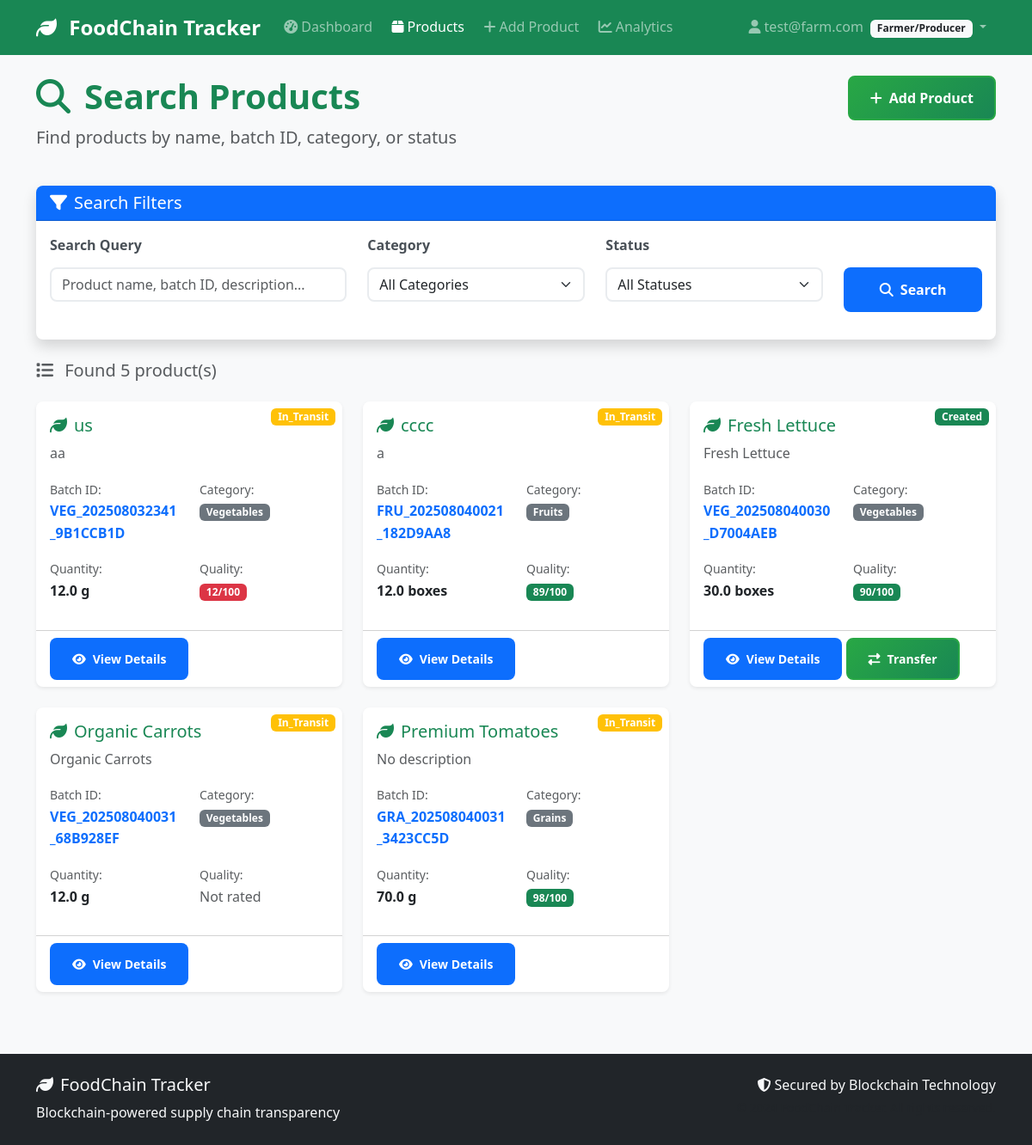
The page /products/search (signed in) on the database its author committed.
### models/user.py (models this page shows, shortened)
class User(UserMixin, db.Model):
    __tablename__ = 'users'
    id = db.Column(db.Integer, primary_key=True)
    username = db.Column(db.String(80), unique=True, nullable=False)
    email = db.Column(db.String(120), unique=True, nullable=False)
    password_hash = db.Column(db.String(200), nullable=False)
    full_name = db.Column(db.String(100), nullable=False)
    phone = db.Column(db.String(20))
    address = db.Column(db.Text)
    role = db.Column(db.String(20), nullable=False)  # 'farmer', 'distributor', 'retailer', 'inspector'
    company_name = db.Column(db.String(100))
    license_number = db.Column(db.String(50))  # Business license or certification
    is_active = db.Column(db.Boolean, default=True)
    is_verified = db.Column(db.Boolean, default=False)  # For business verification
    created_at = db.Column(db.DateTime, default=datetime.utcnow)
    last_login = db.Column(db.DateTime)
    products_created = db.relationship('Product', foreign_keys='Product.created_by',
                                     backref='creator', lazy='dynamic')
    sent_transactions = db.relationship('Transaction', foreign_keys='Transaction.from_user_id',
                                      backref='sender', lazy='dynamic')
    received_transactions = db.relationship('Transaction', foreign_keys='Transaction.to_user_id',
                                          backref='receiver', lazy='dynamic')
    def get_role_display(self):
        role_names = {
            'farmer': 'Farmer/Producer',
            'distributor': 'Distributor',
            'retailer': 'Retailer',
            'inspector': 'Inspector'
        }
        return role_names.get(self.role, self.role.title())
    def can_create_products(self):
        return self.role == 'farmer'
    def can_transfer_products(self):
        return self.role in ['farmer', 'distributor']

### models/product.py (models this page shows, shortened)
class Product(db.Model):
    __tablename__ = 'products'
    id = db.Column(db.Integer, primary_key=True)
    batch_id = db.Column(db.String(50), unique=True, nullable=False)
    name = db.Column(db.String(100), nullable=False)
    category = db.Column(db.String(50), nullable=False)  # 'vegetables', 'fruits', 'grains', etc.
    description = db.Column(db.Text)
    quantity = db.Column(db.Float, nullable=False)  # Amount of product
    unit = db.Column(db.String(20), nullable=False)  # 'kg', 'tons', 'boxes', etc.
    quality_grade = db.Column(db.String(10))  # 'A', 'B', 'C', or custom grading
    quality_score = db.Column(db.Integer)  # 0-100 quality score
    origin_location = db.Column(db.String(200))  # Where product was produced
    harvest_date = db.Column(db.Date)
    expiry_date = db.Column(db.Date)
    current_location = db.Column(db.String(200))
    status = db.Column(db.String(50), default='created')  # 'created', 'in_transit', 'delivered', 'expired'
    temperature = db.Column(db.Float)  # Celsius
    humidity = db.Column(db.Float)     # Percentage
    pressure = db.Column(db.Float)     # For certain products
    created_by = db.Column(db.Integer, db.ForeignKey('users.id'), nullable=False)
    current_owner_id = db.Column(db.Integer, db.ForeignKey('users.id'), nullable=False)
    created_at = db.Column(db.DateTime, default=datetime.utcnow)
    updated_at = db.Column(db.DateTime, default=datetime.utcnow, onupdate=datetime.utcnow)
    current_owner = db.relationship('User', foreign_keys=[current_owner_id], backref='owned_products')
    transactions = db.relationship('Transaction', backref='product', lazy='dynamic', cascade='all, delete-orphan')

### routes/products.py (the view)
@products_bp.route('/search')
@login_required
def search_products():
    query = request.args.get('q', '')
    category = request.args.get('category', '')
    status = request.args.get('status', '')
    products_query = Product.query
    if query:
        products_query = products_query.filter(
            (Product.name.contains(query)) |
            (Product.batch_id.contains(query)) |
            (Product.description.contains(query))
        )
    if category:
        products_query = products_query.filter_by(category=category)
    if status:
        products_query = products_query.filter_by(status=status)
    if current_user.role == 'farmer':
        products_query = products_query.filter_by(created_by=current_user.id)
    elif current_user.role in ['distributor', 'retailer']:
        products_query = products_query.filter_by(current_owner_id=current_user.id)
    products = products_query.all()
    categories = db.session.query(Product.category.distinct()).all()
    statuses = db.session.query(Product.status.distinct()).all()
    return render_template('products/search.html',
                         products=products,
                         categories=[c[0] for c in categories],
                         statuses=[s[0] for s in statuses],
                         current_query=query,
                         current_category=category,
                         current_status=status)

### templates/products/search.html (shortened to what this page needs)
{% extends "base.html" %}
{% block content %}
<div class="row mb-4">
    <div class="col-md-8">
        <h1 class="display-6 fw-bold text-success">
            <i class="fas fa-search me-3"></i>Search Products
        </h1>
        <p class="lead text-muted">Find products by name, batch ID, category, or status</p>
    </div>
    <div class="col-md-4 text-end">
        {% if current_user.can_create_products() %}
            <a href="{{ url_for('products.add_product') }}" class="btn btn-success">
                <i class="fas fa-plus me-2"></i>Add Product
            </a>
        {% endif %}
    </div>
</div>
<div class="row mb-4">
    <div class="col-12">
        <div class="card shadow">
            <div class="card-header bg-primary text-white">
                <h5 class="mb-0">
                    <i class="fas fa-filter me-2"></i>Search Filters
                </h5>
            </div>
            <div class="card-body">
                <form method="GET">
                    <div class="row">
                        <div class="col-md-4 mb-3">
                            <label for="q" class="form-label">Search Query</label>
                            <input type="text" class="form-control" id="q" name="q"
                                   value="{{ current_query }}"
                                   placeholder="Product name, batch ID, description...">
                        </div>
                        <div class="col-md-3 mb-3">
                            <label for="category" class="form-label">Category</label>
                            <select class="form-select" id="category" name="category">
                                <option value="">All Categories</option>
                            </select>
                        </div>
                        <div class="col-md-3 mb-3">
                            <label for="status" class="form-label">Status</label>
                            <select class="form-select" id="status" name="status">
                                <option value="">All Statuses</option>
                            </select>
                        </div>
                        <div class="col-md-2 mb-3">
                            <label class="form-label">&nbsp;</label>
                            <div class="d-grid">
                                <button type="submit" class="btn btn-primary">
                                    <i class="fas fa-search me-2"></i>Search
                                </button>
                            </div>
                        </div>
                    </div>
                </form>
            </div>
        </div>
    </div>
</div>
{% if products %}
    <div class="row mb-3">
        <div class="col-12">
            <h5 class="text-muted">
                <i class="fas fa-list me-2"></i>
                Found {{ products|length }} product(s)
            </h5>
        </div>
    </div>
    <div class="row">
        {% for product in products %}
            <div class="col-lg-4 col-md-6 mb-4">
                <div class="card h-100 shadow-sm">
                    <div class="position-relative">
                        <span class="position-absolute top-0 end-0 m-2 badge bg-{{ 'success' if product.status == 'created' else 'warning' if product.status == 'in_transit' else 'info' if product.status == 'delivered' else 'danger' }}">
                            {{ product.status.title() }}
                        </span>
                    </div>
                    <div class="card-body">
                        <h5 class="card-title text-success">
                            <i class="fas fa-leaf me-2"></i>{{ product.name }}
                        </h5>
                        <p class="card-text text-muted">{{ product.description[:100] if product.description else 'No description' }}{% if product.description and product.description|length > 100 %}...{% endif %}</p>
                        <div class="row mb-3">
                            <div class="col-6">
                                <small class="text-muted">Batch ID:</small><br>
                                <strong class="text-primary">{{ product.batch_id }}</strong>
                            </div>
                            <div class="col-6">
                                <small class="text-muted">Category:</small><br>
                                <span class="badge bg-secondary">{{ product.category.title() }}</span>
                            </div>
                        </div>
                        <div class="row mb-3">
                            <div class="col-6">
                                <small class="text-muted">Quantity:</small><br>
                                <strong>{{ product.quantity }} {{ product.unit }}</strong>
                            </div>
                            <div class="col-6">
                                <small class="text-muted">Quality:</small><br>
                                {% if product.quality_score %}
                                    <span class="badge bg-{{ 'success' if product.quality_score >= 80 else 'warning' if product.quality_score >= 60 else 'danger' }}">
                                        {{ product.quality_score }}/100
                                    </span>
                                {% else %}
                                    <span class="text-muted">Not rated</span>
                                {% endif %}
                            </div>
                        </div>
                    </div>
                    <div class="card-footer bg-transparent">
                        <a href="{{ url_for('products.view_product', id=product.id) }}" class="btn btn-primary btn-sm">
                            <i class="fas fa-eye me-2"></i>View Details
                        </a>
                        {% if current_user.id == product.current_owner_id and current_user.can_transfer_products() %}
                            <a href="{{ url_for('products.transfer_product', id=product.id) }}" class="btn btn-success btn-sm">
                                <i class="fas fa-exchange-alt me-2"></i>Transfer
                            </a>
                        {% endif %}
                    </div>
                </div>
            </div>
        {% endfor %}
    </div>
{% endif %}
{% endblock %}

### templates/base.html (shortened to what this page needs)
<!DOCTYPE html>
<html lang="en">
<head>
    <link href="https://cdn.jsdelivr.net/npm/bootstrap@5.3.0/dist/css/bootstrap.min.css" rel="stylesheet">
    <link href="https://cdnjs.cloudflare.com/ajax/libs/font-awesome/6.4.0/css/all.min.css" rel="stylesheet">
    <link href="{{ url_for('static', filename='css/style.css') }}" rel="stylesheet">
</head>
<body>
    <nav class="navbar navbar-expand-lg navbar-dark bg-success">
        <div class="container">
            <a class="navbar-brand" href="{{ url_for('index') }}">
                <i class="fas fa-leaf me-2"></i>
                FoodChain Tracker
            </a>
            <div class="collapse navbar-collapse" id="navbarNav">
                <ul class="navbar-nav me-auto">
                    {% if current_user.is_authenticated %}
                        <li class="nav-item">
                            <a class="nav-link" href="{{ url_for('dashboard.main') }}">
                                <i class="fas fa-tachometer-alt me-1"></i>Dashboard
                            </a>
                        </li>
                        <li class="nav-item">
                            <a class="nav-link" href="{{ url_for('products.list_products') }}">
                                <i class="fas fa-box me-1"></i>Products
                            </a>
                        </li>
                        {% if current_user.can_create_products() %}
                        <li class="nav-item">
                            <a class="nav-link" href="{{ url_for('products.add_product') }}">
                                <i class="fas fa-plus me-1"></i>Add Product
                            </a>
                        </li>
                        {% endif %}
                        <li class="nav-item">
                            <a class="nav-link" href="{{ url_for('analytics.dashboard') }}">
                                <i class="fas fa-chart-line me-1"></i>Analytics
                            </a>
                        </li>
                    {% endif %}
                </ul>
                <ul class="navbar-nav">
                    {% if current_user.is_authenticated %}
                        <li class="nav-item dropdown">
                            <a class="nav-link dropdown-toggle" href="#" id="navbarDropdown" role="button" data-bs-toggle="dropdown">
                                <i class="fas fa-user me-1"></i>{{ current_user.full_name }}
                                <span class="badge bg-light text-dark ms-1">{{ current_user.get_role_display() }}</span>
                            </a>
                        </li>
                    {% endif %}
                </ul>
            </div>
        </div>
    </nav>
    <main class="container my-4">
        {% block content %}{% endblock %}
    </main>
    <footer class="bg-dark text-light py-4 mt-5">
        <div class="container">
            <div class="row">
                <div class="col-md-6">
                    <h5><i class="fas fa-leaf me-2"></i>FoodChain Tracker</h5>
                    <p class="mb-0">Blockchain-powered supply chain transparency</p>
                </div>
                <div class="col-md-6 text-md-end">
                    <p class="mb-0">
                        <i class="fas fa-shield-alt me-1"></i>Secured by Blockchain Technology
                    </p>
                    <small class="text-muted">© 2024 FoodChain Tracker. All rights reserved.</small>
                </div>
            </div>
        </div>
    </footer>
</body>
</html>

### static/css/style.css (style rules this page uses)
:root { --primary-green: #28a745; --secondary-green: #20c997; --success-green: #198754; --warning-orange: #fd7e14; --danger-red: #dc3545; --info-blue: #0dcaf0; --dark-blue: #0d6efd; --light-gray: #f8f9fa; --border-radius: 0.5rem; --shadow: 0 0.125rem 0.25rem rgba(0, 0, 0, 0.075); --shadow-lg: 0 1rem 3rem rgba(0, 0, 0, 0.175); }
body { font-family: 'Segoe UI', Tahoma, Geneva, Verdana, sans-serif; background-color: #f8f9fa; line-height: 1.6; }
.navbar-brand { font-weight: 700; font-size: 1.5rem; }
.navbar-nav .nav-link { font-weight: 500; border-radius: var(--border-radius); margin: 0 0.2rem; transition: all 0.3s ease; }
.card { border: none; border-radius: var(--border-radius); box-shadow: var(--shadow); transition: all 0.3s ease; }
.card-header { border-radius: var(--border-radius) var(--border-radius) 0 0 !important; font-weight: 600; }
.form-control, .form-select { border-radius: var(--border-radius); border: 2px solid #e9ecef; transition: all 0.3s ease; }
.form-label { font-weight: 600; color: #495057; margin-bottom: 0.75rem; }
.btn { border-radius: var(--border-radius); font-weight: 600; padding: 0.75rem 1.5rem; transition: all 0.3s ease; border: 2px solid transparent; }
.btn-success { background: linear-gradient(135deg, var(--primary-green) 0%, var(--success-green) 100%); border-color: var(--primary-green); }

### rows shown on the page
User: full_name "test@farm.com", role "Farmer/Producer"
Product: status "In_Transit", name "us", description "aa", batch_id "VEG_202508032341_9B1CCB1D", category "Vegetables", quantity "12.0", unit "g", quality_score "12"
Product: status "In_Transit", name "cccc", description "a", batch_id "FRU_202508040021_182D9AA8", category "Fruits", quantity "12.0", unit "boxes", quality_score "89"
Product: status "Created", name "Fresh Lettuce", description "Fresh Lettuce", batch_id "VEG_202508040030_D7004AEB", category "Vegetables", quantity "30.0", unit "boxes", quality_score "90"
Product: status "In_Transit", name "Organic Carrots", description "Organic Carrots", batch_id "VEG_202508040031_68B928EF", category "Vegetables", quantity "12.0", unit "g", shows "Not rated"
Product: status "In_Transit", name "Premium Tomatoes", description "No description", batch_id "GRA_202508040031_3423CC5D", category "Grains", quantity "70.0", unit "g", quality_score "98"

### other values the page prints
{{ products|length }} "5"
